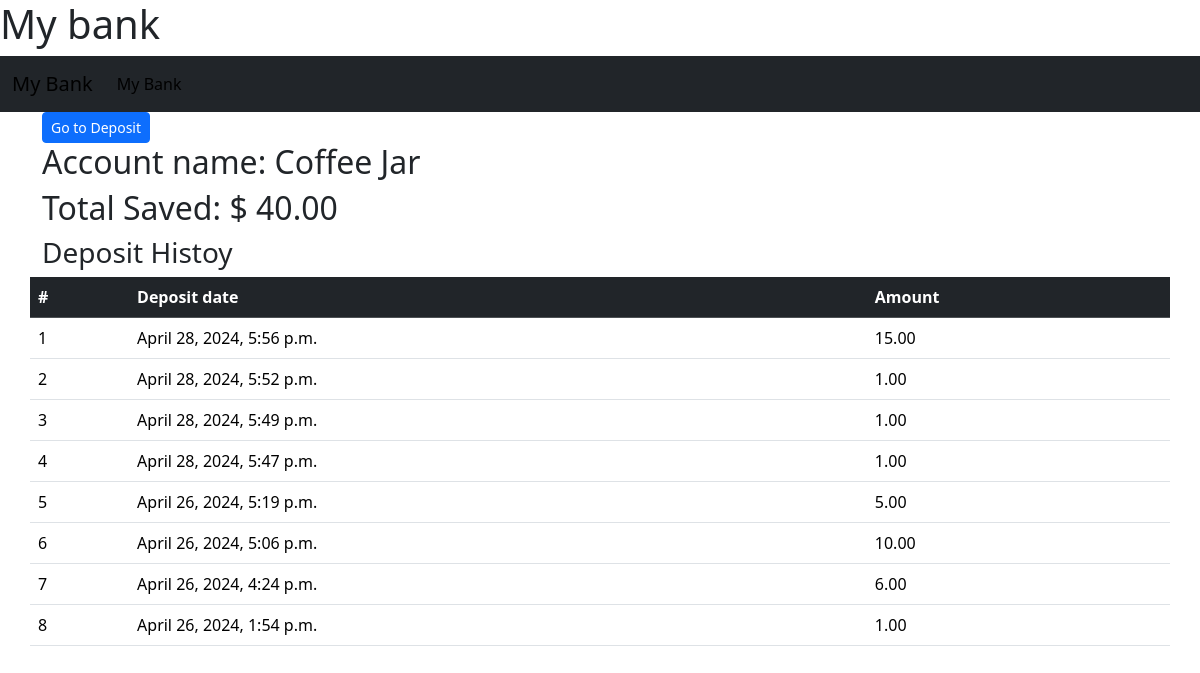
The app's page /bank/account/3, older data.
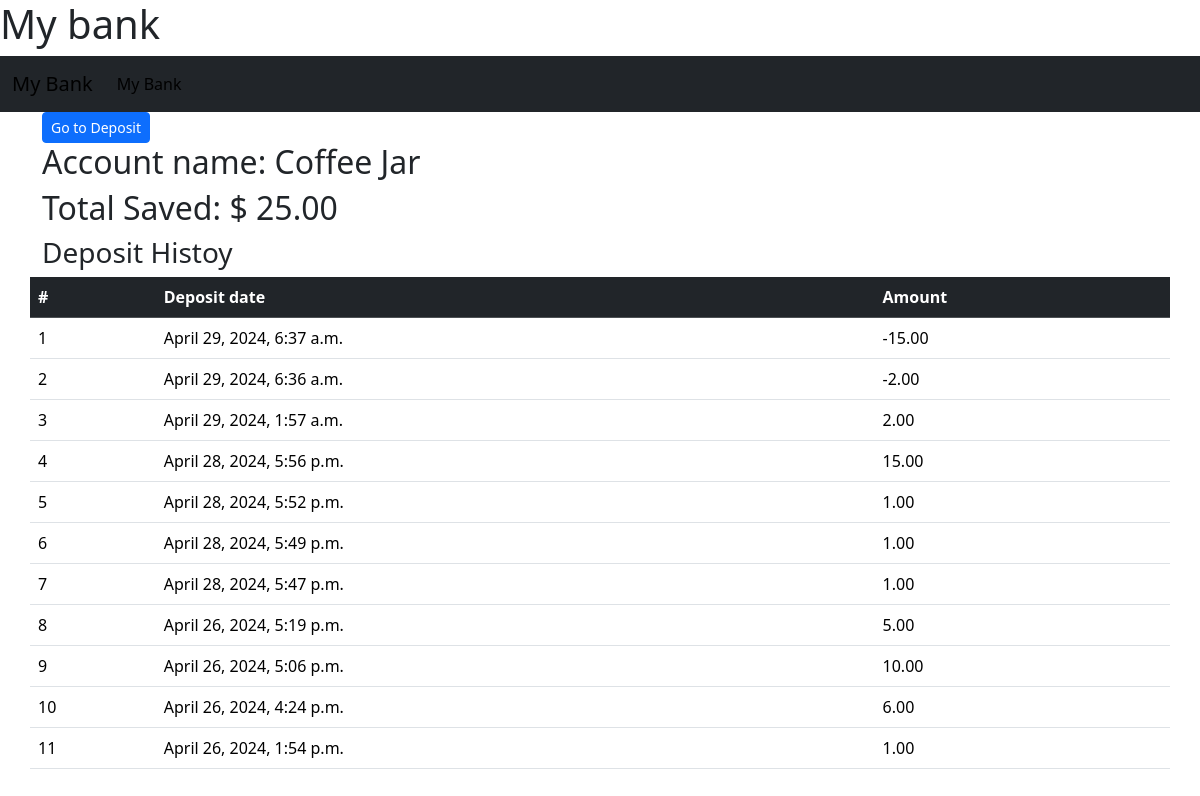
The same page, newer data.
### bank/models.py (models this page shows, shortened)
class Account(models.Model):
        id = models.AutoField(primary_key=True)
        name = models.CharField(max_length=20, default="new")
        total = models.FloatField(default=0)
        withdraw = models.BooleanField(default=False)

class AccountDetail(models.Model):
        id = models.AutoField(primary_key=True)
        amount = models.FloatField()
        date = models.DateTimeField()
        account = models.ForeignKey(Account,on_delete=models.CASCADE,default=1)

### bank/views.py (the view)
# urls.py: path("account/<int:account_id>", views.accountByid, name="details"),
def accountByid(request,account_id):
        try:
            account = AccountDetail.objects.filter(account=account_id).order_by('-date')
        except AccountDetail.DoesNotExist:
            raise Http404("Detail not found.")
        return render(request, "bank/bankDetail.html", {
            "details": account,
            "account":Account.objects.get(id=account_id)
        })

### bank/templates/bank/bankDetail.html
{% extends "bank/layout.html" %}
{% block body %}
<div class="container">
    <div class="row">
        <div class="col">
            <a class='btn btn-primary btn-sm' href = "{% url 'deposit' account.id %}">Go to Deposit</a>
        </div>
    </div>
    <h2>Account name: {{account.name}}</h2>
    <h2>Total Saved: $ {{account.total | floatformat:2}}</h2>
    <div class="row">
        <h3>Deposit Histoy</h3>
        <table class="table">
            <thead class="table-dark">
                <tr>
                    <th scope="col">#</th>
                    <th scope="col">Deposit date</th>
                    <th scope="col">Amount</th>
                  </tr>
                </thead>
                <tbody>
                    {% for detail in details %}
                    <tr>
                        <td>{{forloop.counter}}</td>
                        <td>{{detail.date}}</td>
                        <td>{{detail.amount | floatformat:2}}</td>
                      </tr>
                    {% endfor %}
                </tbody>
        </table>
    </div>
</div>
{% endblock body %}

### bank/templates/bank/layout.html (shortened to what this page needs)
<!DOCTYPE html>
<html lang="en">
    <head>
        {% load bootstrap5 %}
        {% bootstrap_css %}
    </head>
    <body>
        <h1>My bank</h1>
        <nav class="navbar navbar-expand-lg bg-dark" >
            <div class="container-fluid">
              <a class="navbar-brand" href = "{% url 'index' %}">My Bank</a>
              <div class="collapse navbar-collapse" id="navbarNav">
                <ul class="navbar-nav">
                  <li class="nav-item">
                    <a class="nav-link active" aria-current="page" href = "{% url 'index' %}">My Bank</a>
                  </li>
                </ul>
              </div>
            </div>
          </nav>
        {% block body %}
        {% endblock %}
    </body>
</html>

Row changes from the older to the newer data that the page shows:
changed Account "Coffee Jar": total "40.00" → "25.00"
added AccountDetail: date "April 29, 2024, 6:37 a.m.", amount "-15.00"
added AccountDetail: date "April 29, 2024, 6:36 a.m.", amount "-2.00"
added AccountDetail: date "April 29, 2024, 1:57 a.m.", amount "2.00"
